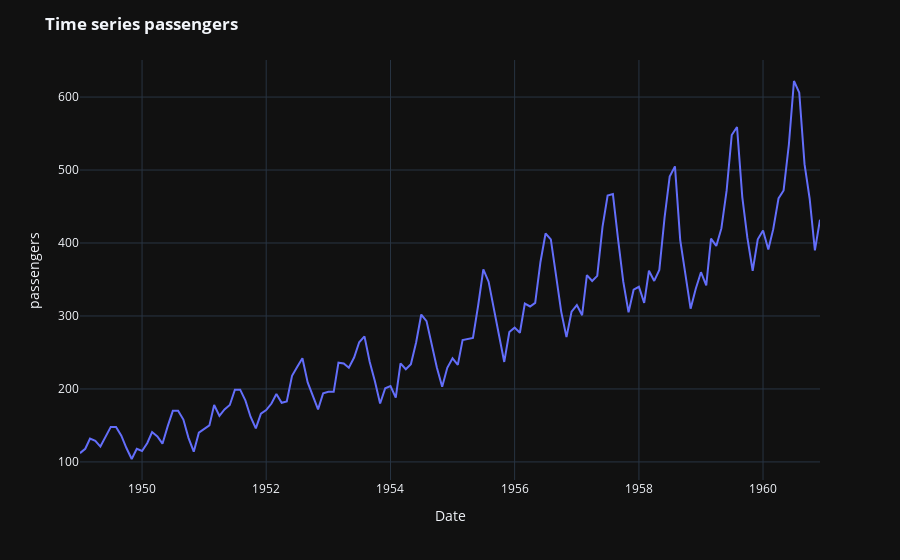

Notebook code cell kept with this figure:
### Code cell
fig_area = px.line(df, x = df.index, y = 'Passengers')
fig_area.update_layout(
    title = "<b>Time series passengers</b>",
    xaxis = dict(title='Date'), yaxis = dict(title='passengers')
)
fig_area.show()

### Figure 1 — Plotly figure (JSON) as saved in the notebook; plotly's stock layout.template omitted (floating-point values rounded to 4 significant figures; data arrays with more than 128 entries replaced by an {"elided": "..."} marker saying what was removed)
{"data": [{"hovertemplate": "Month=%{x}<br>Passengers=%{y}<extra></extra>", "legendgroup": "", "line": {"color": "#636efa", "dash": "solid"}, "marker": {"symbol": "circle"}, "mode": "lines", "name": "", "orientation": "v", "showlegend": false, "type": "scatter", "x": {"elided": "144 str values"}, "xaxis": "x", "y": {"elided": "144 int values"}, "yaxis": "y"}], "layout": {"legend": {"tracegroupgap": 0}, "margin": {"t": 60}, "title": {"text": "<b>Time series passengers</b>"}, "xaxis": {"anchor": "y", "domain": [0, 1], "title": {"text": "Date"}}, "yaxis": {"anchor": "x", "domain": [0, 1], "title": {"text": "passengers"}}}}
